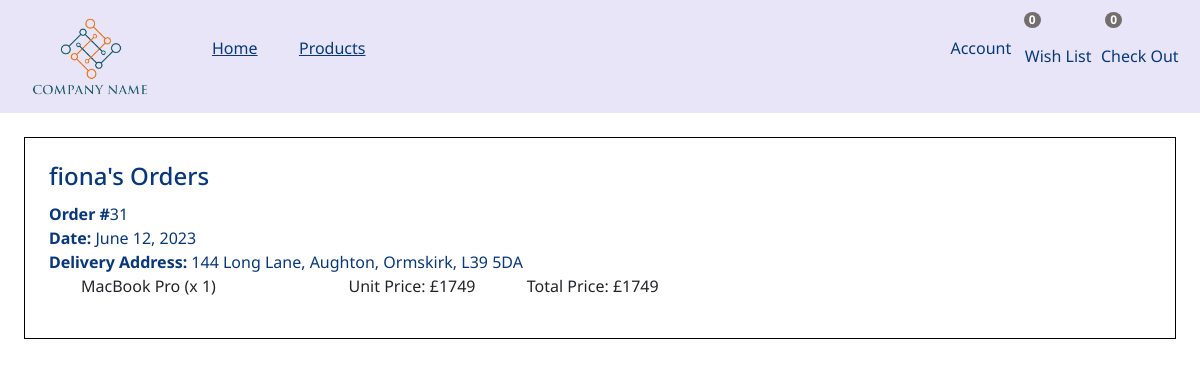
The app's page /showOrders (signed in), older data.
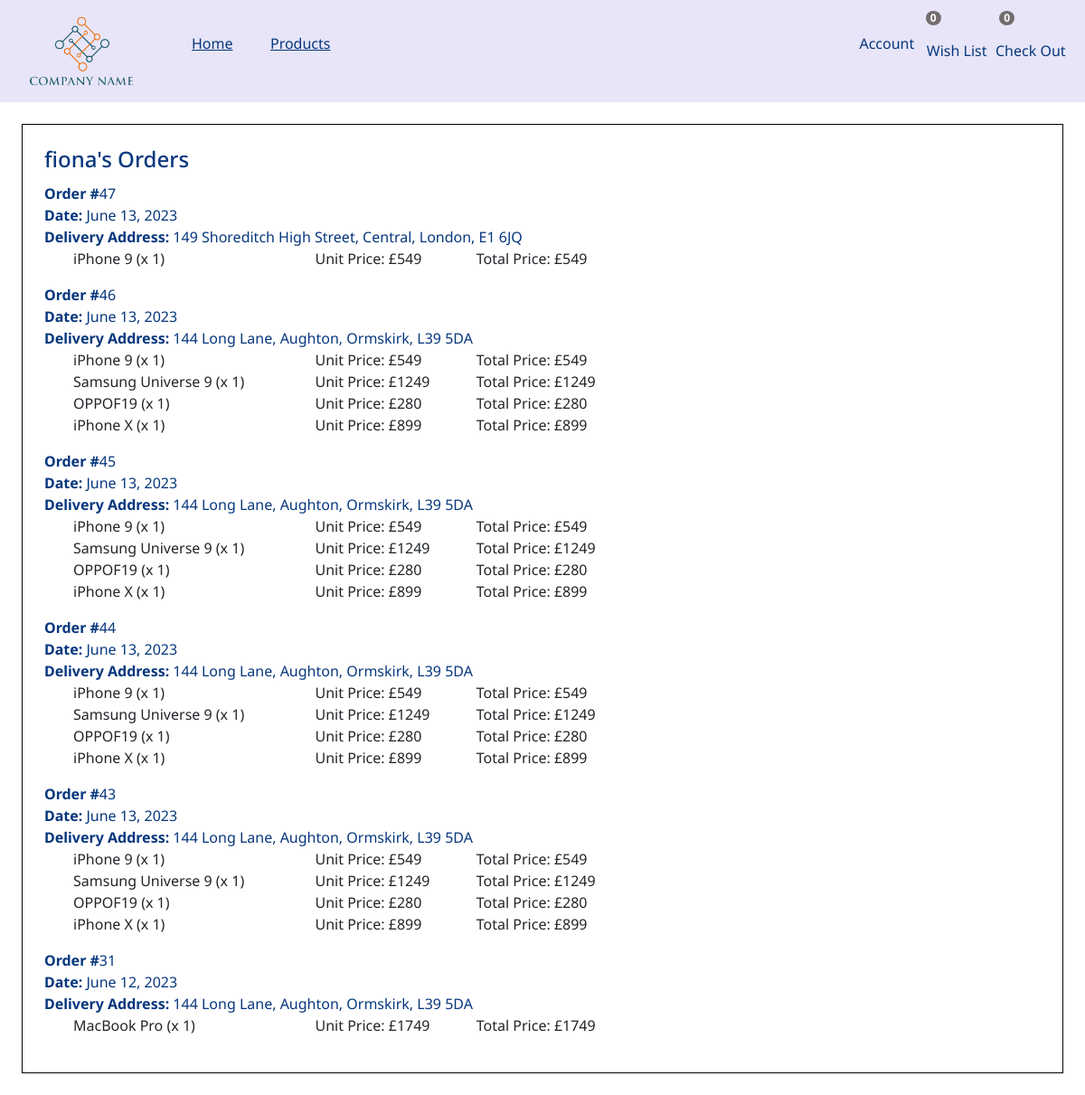
The same page, newer data.
### order/models.py (models this page shows, shortened)
class Order(models.Model):
    profile = models.ForeignKey(Profile, on_delete = models.CASCADE )
    address = models.ForeignKey(Address, on_delete=models.CASCADE)
    productsets = models.ManyToManyField(ProductSet)
    date = models.DateField(default = date.today())

### address/models.py (models this page shows)
class Address(models.Model):
    profile = models.ForeignKey(Profile, on_delete = models.CASCADE )
    line1 = models.CharField(max_length=100)
    line2= models.CharField(max_length=100)
    city = models.CharField(max_length=100)
    postal_code = models.CharField(max_length=100)
    def __str__(self):
        return self.line1+", "+self.line2+", "+self.city+", "+self.postal_code

### profiles/models.py (models this page shows, shortened)
class ProductSet(models.Model):
    user = models.ForeignKey(User, on_delete = models.CASCADE )
    product = models.ForeignKey(Product, on_delete = models.CASCADE)
    quantity = models.PositiveIntegerField(default=1)
    def getTotalCost(self):
        return self.product.price * self.quantity

### store/models.py (models this page shows, shortened)
class Product(models.Model):
    CATEGORIES = (
        ('Smartphone', 'Smartphone'),
        ('Laptop', 'Laptop'),
    )
    BRANDS = (
        ('Apple', 'Apple'),
        ('Samsung', 'Samsung'),
        ('OPPO', 'OPPO'),
        ('Huawei', 'Huawei'),
        ('Microsoft', 'Microsoft'),
        ('Infinix', 'Infinix'),
        ('HP', 'HP'),
    )
    id = models.IntegerField(primary_key=True, unique=True)
    title = models.CharField(max_length=100)
    description = models.TextField()
    price = models.PositiveIntegerField()
    thumbnail = models.CharField(max_length=100)
    brand = models.CharField(max_length=100, choices=BRANDS)
    category = models.CharField(max_length=100, choices=CATEGORIES)
    rating = models.FloatField()
    stock = models.PositiveIntegerField()
    discount = models.FloatField()
    class Meta:
        ordering = ["id"]

### store/views.py (the view)
# urls.py: path('showOrders', views.showOrders, name='showOrders'),
def showOrders(request):
    profile = Profile.objects.get(user = request.user)
    orders = Order.objects.filter(profile = profile).order_by('-id')
    username = request.user.username
    context = {'profile':profile, 'orders':orders, 'username':username}
    return render(request, "showOrders.html", context)

### store/templates/showOrders.html (shortened to what this page needs)
{% extends 'base.html' %}
{% load static %}
{% load icons %}
{% load bootstrap5 %}
{% block css %}
    <link href="{% static 'styles/base.css' %}" rel="stylesheet" >
    <link href="{% static 'styles/showOrders.css' %}" rel="stylesheet">
{% endblock %}
{% block content %}
    <div class=order-container>
        <h4 >{{username}}'s Orders</h4>
        <div>
            {% for order in orders %}
            <p><strong>Order #</strong>{{order.id}}</p>
            <p><strong>Date: </strong>{{order.date}}</p>
            <p><strong>Delivery Address: </strong>{{order.address}}</p>
            <ul class="order-items">
                {% for productset in order.productsets.all %}
                    <li>
                      <span>{{ productset.product.title }} (x {{ productset.quantity }})</span><span>Unit Price: £{{productset.product.price}}</span><span>Total Price: £{{productset.getTotalCost}}</span>
                    </li>
                {% endfor %}
            </ul>
            {% endfor %}
        </div>
    </div>
{% endblock %}

Row changes from the older to the newer data that the page shows:
added Order: id "47", date "June 13, 2023", address "149 Shoreditch High Street, Central, London, E1 6JQ"
now on this page (row unchanged): ProductSet: product "iPhone 9", quantity "1", product.price "549", getTotalCost "549"
added Order: id "46", date "June 13, 2023", address "144 Long Lane, Aughton, Ormskirk, L39 5DA"
added ProductSet: product "Samsung Universe 9", quantity "1", product.price "1249", getTotalCost "1249"
added ProductSet: product "OPPOF19", quantity "1", product.price "280", getTotalCost "280"
added ProductSet: product "iPhone X", quantity "1", product.price "899", getTotalCost "899"
added Order: id "45", date "June 13, 2023", address "144 Long Lane, Aughton, Ormskirk, L39 5DA"
added Order: id "44", date "June 13, 2023", address "144 Long Lane, Aughton, Ormskirk, L39 5DA"
added Order: id "43", date "June 13, 2023", address "144 Long Lane, Aughton, Ormskirk, L39 5DA"
